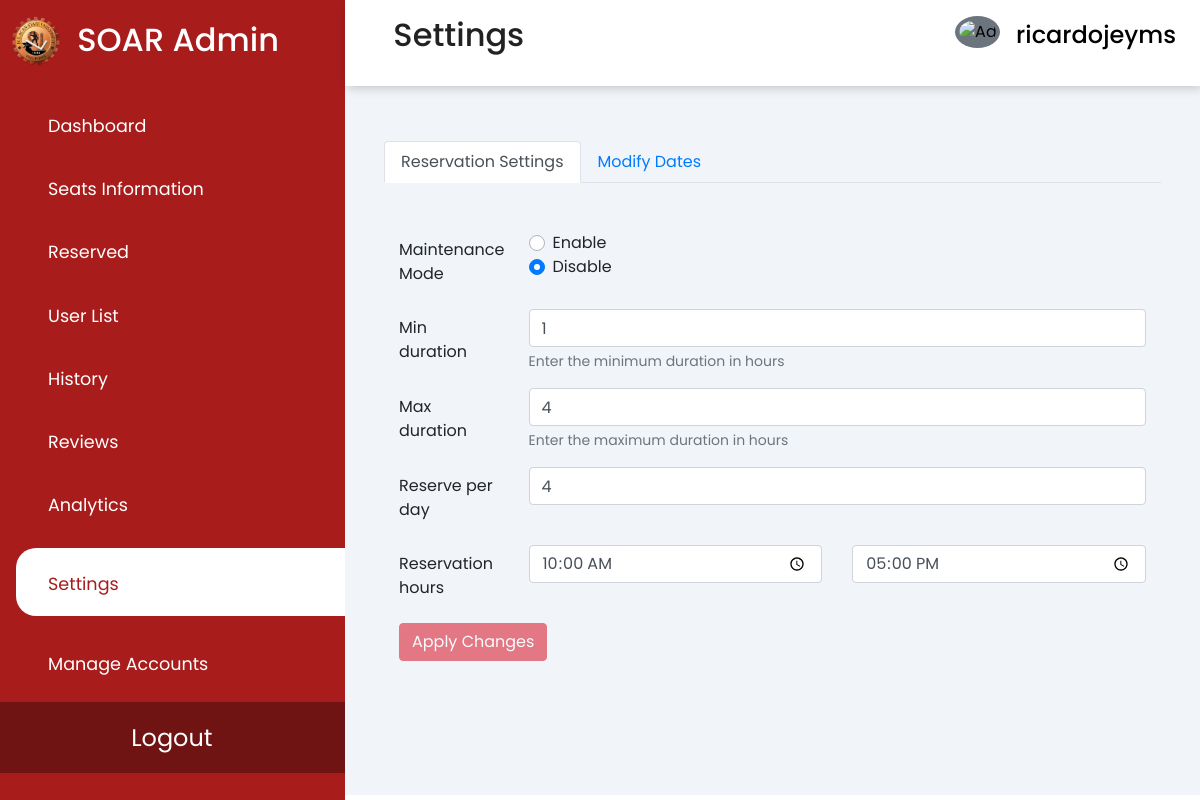
Screenshot of /settings.php (signed in) with the database file from the repository.
### tables this page shows
CREATE TABLE `settings` (
  `settings_id` int(11) NOT NULL,
  `reservation` tinyint(1) DEFAULT NULL,
  `minDuration` int(11) DEFAULT NULL,
  `maxDuration` int(11) DEFAULT NULL,
  `reservePerDay` int(11) NOT NULL,
  `start_hour` time NOT NULL,
  `end_hour` time NOT NULL,
  `disabled_dates` text DEFAULT NULL
);

### settings.php (the view, shortened to what this page needs)
<?php
require 'assets/php/connect.php';
?>
<!DOCTYPE HTML>
<html>
<link rel="stylesheet" href="https://cdn.jsdelivr.net/npm/sweetalert2@10.16.6/dist/sweetalert2.min.css">
<head>
    <link rel="stylesheet" href="https://cdn.jsdelivr.net/npm/bootstrap@4.6.2/dist/css/bootstrap.min.css"
>
    <link rel="stylesheet" type="text/css" href="assets/css/analytics.css" />
    <link rel="stylesheet"
        href="https://maxst.icons8.com/vue-static/landings/line-awesome/line-awesome/1.3.0/css/line-awesome.min.css">
        <link rel="stylesheet" href="https://cdn.jsdelivr.net/npm/flatpickr/dist/flatpickr.min.css">
</head>
<body>
    <div class="sidebar">
        <div class="sidebar-brand">
            <img src="assets/img/bulsu logo.png" alt="bulsu logo" class="logo">
            <h2> <span>SOAR Admin</span></h2>
        </div>
        <div class="sidebar-menu" id="tabButton">
            <ul>
                <li class="tabs"> <a href="admin.php" data-tabName="dashboard" id="tabButtons"><span
                            class="las la-th-large"></span>
                        <span>Dashboard</span></a>
                </li>
                <li class="tabs"> <a href="seats-info.php"><span class="las la-check"></span>
                        <span>Seats Information</span></a>
                </li>
                <li class="tabs"> <a href="reserved.php"><span class="las la-clock"></span>
                        <span>Reserved</span></a>
                </li>
                <li class="tabs"> <a href="user-list.php"><span class="las la-user-friends"></span>
                        <span>User List</span></a>
                </li>
                <li class="tabs"> <a href="history.php"><span class="las la-history"></span>
                        <span>History</span></a>
                </li>
                <li class="tabs"> <a href="adminReviews.php"><span class="las la-star"></span>
                        <span>Reviews</span></a>
                </li>
                <li class="tabs"> <a href="analytics.php"><span class="las la-chart-bar"></span>
                        <span>Analytics</span></a>
                </li>
                <li class="tabs"> <a href="settings.php" class="active"><span class="las la-cog"></span>
                        <span>Settings</span></a>
                </li>
                <li id="hidden" class="manage tabs" data-toggle="modal" data-target="#exampleModal"> <a
                        href="manageAdmin.php"><span class="las la-users-cog"></span>
                        <span>Manage Accounts</span></a>
                </li>
                <li class="logout"> <a href="toLogout.php">
                        <span>Logout</span></a>
                </li>
            </ul>
        </div>
    </div>
    <div class="header">
        <header>
            <h2>
                <label for="nav-toggle">
                    <div class="toggle">
                        <span class="la la-bars"></span>
                    </div>
                </label>
                Settings
            </h2>
            <div class="dropdown">
                <button class="dropdown-toggle" class="btn btn-secondary dropdown-toggle" type="button"
                    id="dropdownMenuButton" data-toggle="dropdown" aria-haspopup="true" aria-expanded="true">
                    <div class="user-wrapper">
                        <img src="<?php if ($_SESSION['gender'] == "Male") {
                            echo "https://cdn-icons-png.flaticon.com/512/2552/2552801.png";
                        } elseif ($_SESSION['gender'] == "Female") {
                            echo "https://cdn-icons-png.flaticon.com/512/206/206864.png";
                        } ?>" alt="Admin" class="rounded-circle p-1 bg-secondary" width="45">
                        <div id="user_admin">
                            <h4>
                                <?php echo $_SESSION["username"]; ?>
                            </h4>
                        </div>
                    </div>
                </button>
            </div>
        </header>
    </div>
    <div class="main-content">
        <?php
        $sql = "SELECT * FROM `settings` WHERE `settings_id` = 1";
        $result = mysqli_query($conn, $sql);
        if ($result && mysqli_num_rows($result) > 0) {
            $settings = mysqli_fetch_assoc($result);
        } else {
            echo "Error retrieving settings: " . mysqli_error($conn);
        }
        $sql2 = "SELECT * FROM `settings` WHERE `settings_id` = 1";
        $result2 = mysqli_query($conn, $sql2);
        ?>
        <main>
        <div class="container mt-4">
  <ul class="nav nav-tabs" id="myTab" role="tablist">
    <li class="nav-item">
      <a class="nav-link active" id="reservation-tab" data-toggle="tab" href="#reservation" role="tab" aria-controls="reservation" aria-selected="true">Reservation Settings</a>
    </li>
    <li class="nav-item">
      <a class="nav-link" id="modify-dates-tab" data-toggle="tab" href="#modify-dates" role="tab" aria-controls="modify-dates" aria-selected="false">Modify Dates</a>
    </li>
  </ul>
  <div class="tab-content" id="myTabContent">
    <div class="tab-pane fade show active" id="reservation" role="tabpanel" aria-labelledby="reservation-tab">
      <div class="container mt-4">
                <br>
                <form id="settings-form" action="<?php echo $_SERVER['PHP_SELF']; ?>" method="POST">
                    <div class="form-group row">
                        <label for="enableReservation" class="col-sm-2 col-form-label">Maintenance Mode</label>
                        <div class="col-sm-10">
                            <div class="custom-control custom-radio">
                                <label class="custom-control-label" for="customRadio1">Enable</label>
                            </div>
                            <div class="custom-control custom-radio">
                                <label class="custom-control-label" for="customRadio2">Disable</label>
                            </div>
                        </div>
                    </div>
                    <div class="form-group row">
                        <label for="min_duration" class="col-sm-2 col-form-label">Min duration</label>
                        <div class="col-sm-10">
                            <input type="number" class="form-control" id="min_duration" name="min_duration"
                                value="<?php echo $settings['minDuration']; ?>">
                            <small class="form-text text-muted">Enter the minimum duration in hours</small>
                        </div>
                    </div>
                    <div class="form-group row">
                        <label for="max_duration" class="col-sm-2 col-form-label">Max duration</label>
                        <div class="col-sm-10">
                            <input type="number" class="form-control" id="max_duration" name="max_duration"
                                value="<?php echo $settings['maxDuration']; ?>">
                            <small class="form-text text-muted">Enter the maximum duration in hours</small>
                        </div>
                    </div>
                    <div class="form-group row">
                        <label for="reserve_per_day" class="col-sm-2 col-form-label">Reserve per day</label>
                        <div class="col-sm-10">
                            <input type="number" class="form-control" id="reserve_per_day" name="reserve_per_day"
                                value="<?php echo $settings['reservePerDay']; ?>">
                        </div>
                    </div>
                    <div class="form-group row">
                        <label for="start_hour" class="col-sm-2 col-form-label">Reservation hours</label>
                        <div class="col-sm">
                            <input type="time" class="form-control" id="start_hour" name="start_hour"
                                value="<?php echo $settings['start_hour']; ?>">
                        </div>
                        <div class="col-sm">
                            <input type="time" class="form-control" id="end_hour" name="end_hour"
                                value="<?php echo $settings['end_hour']; ?>">
                        </div>
                    </div>
                    <button type="submit" class="btn btn-danger" name="apply" id="applyButton" disabled>Apply
                        Changes</button>
                </form>
            </div>
    </div>
  </div>
</div>
<br>
<br>
<br>
        </main>
    </div>
</body>
</html>

### assets/css/analytics.css (style rules this page uses)
:root { --main-color: #a81c1c; --color-dark: #1d2231; --text-gray: #8390a2; }
* { padding: 0; margin: 0; box-sizing: border-box; list-style-type: none; text-decoration: none; font-family: "Poppins", sans-serif; }
.sidebar { width: 345px; position: fixed; left: 0; top: 0; height: 100%; background: var(--main-color); z-index: 100; transition: width 300ms; }
.sidebar-brand { height: 90px; padding: 1rem 0rem 1rem 0.7rem; display: flex; color: #fff; padding-top: 1rem; }
.sidebar-brand span { display: inline-block; padding-top: 0.3rem; margin-left: 1rem; }
.sidebar-menu { margin-top: 1rem; }
.sidebar-menu li { width: 100%; margin-bottom: 1.7rem; padding-left: 1rem; cursor: pointer; }
.sidebar-menu a { padding-left: 1rem; display: block; color: #fff; font-size: 1.1rem; }
#tabButton { color: #fff; }
.sidebar-menu a span:first-child { font-size: 1.5rem; padding-right: 1rem; }
#tabButton a.active { background: #fff; padding-top: 1rem; padding-bottom: 1rem; color: var(--main-color); border-radius: 20px 0px 0px 20px; }
.logo { width: 50px; height: 50px; }
.manage { color: #ffffff; cursor: pointer; }
.logout { text-align: center; position: absolute; bottom: 0; background: #701313; padding: 5%; text-decoration: none; }
.logout a { text-decoration: none; }
.main-content { transition: margin-left 300ms; margin-left: 345px; }
header { display: flex; justify-content: space-between; padding: 1rem 1.5rem; box-shadow: 2px 2px 10px rgba(0, 0, 0, 0.2); position: fixed; left: 345px; width: calc(100% - 345px); top: 0%; z-index: 100; background-color: #fff; transition: left 300ms; }
header h2 { color: #222; }
header label span { font-size: 1.7rem; padding-right: 1rem; }
.toggle { cursor: pointer; }
.user-wrapper { display: flex; align-items: center; text-decoration: underline 0.15em rgba(0, 0, 0, 0); transition: text-decoration-color 300ms; text-underline-offset: 0.4em; }
.user-wrapper img { border-radius: 50%; margin-right: 1rem; }
.user-wrapper h4 { margin-bottom: -7px !important; }
.dropdown-toggle { background-color: transparent; border-color: #fff; border-style: solid; border-top: none; border-right: none; border-left: none; content: none; }
.dropdown-toggle::after { content: none; }
main { margin-top: 85px; padding: 2rem 1.5rem; background: #f1f5f9; min-height: calc(100vh - 90px); }

### rows the page displays
settings: min_duration "1", max_duration "4", reserve_per_day "4", start_hour "10:00:00", end_hour "17:00:00"

### other values shown
$_SESSION["username"] "ricardojeyms"
